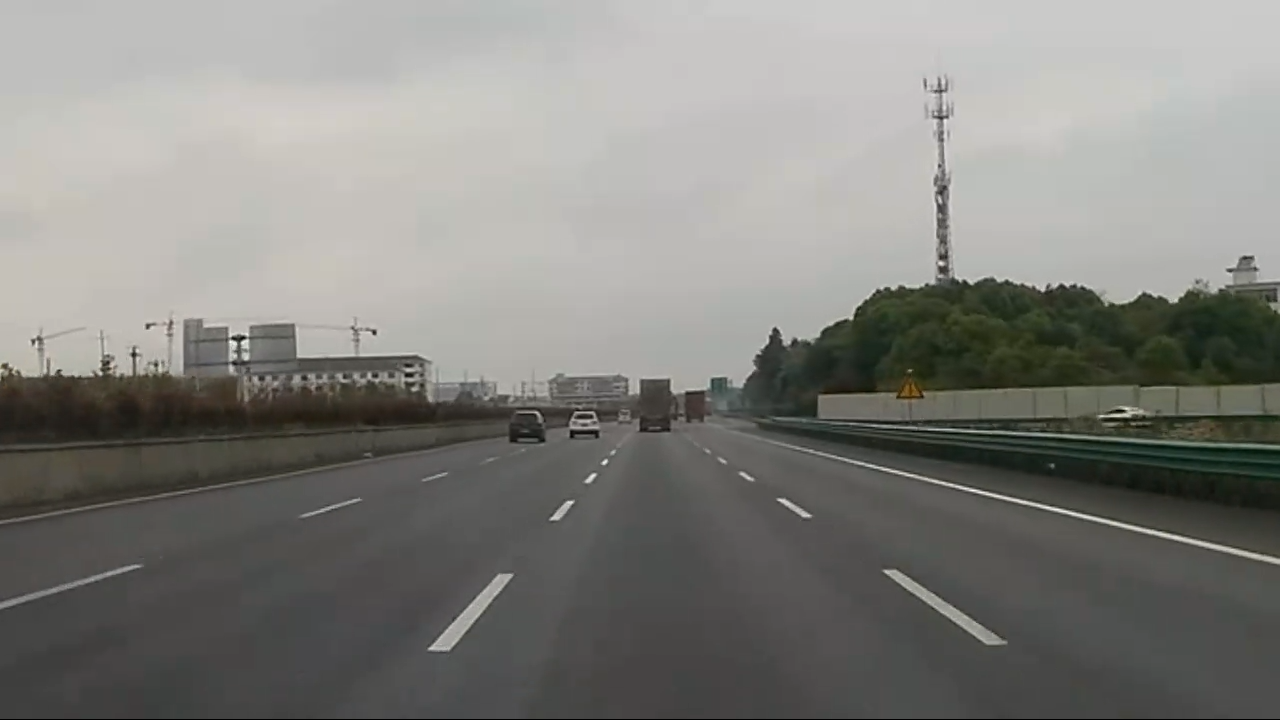
#> input picture 车道检测/img/img/up01.png, 1280 x 720 px
$ python '2仿射变换.py'
#> lines starting #> are read from the running program, lines starting #| are printed output that depends on the picture; after the words box and inside, x2 and y2 are one past the last pixel; in counts of white or black regions, pixels touching at a corner belong together; long printed decimals are rounded
import cv2
import numpy as np

# 原图片
img = cv2.imread("./img/img/up01.png")
#> img is the input picture: shape (720, 1280, 3); mean B, G, R 125, 129.1, 129.5
# 处理后的图片
color_binary = cv2.imread("./panel11.png")
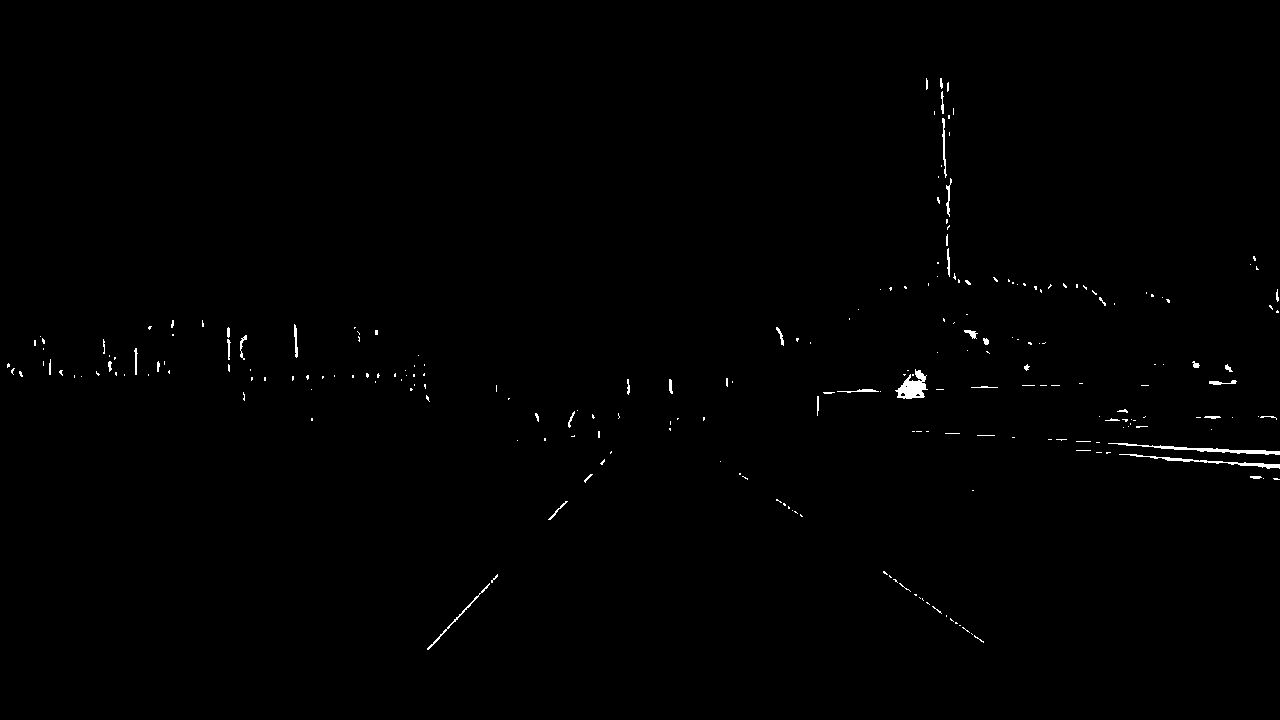
#> input picture 车道检测/panel11.png, 1280 x 720 px
#> color_binary is the input picture: shape (720, 1280, 3); 0.48% white; 239 white regions (195 under 20 px), largest, box (x1, y1, x2, y2) and area: (895, 369, 928, 399) 519, (1108, 443, 1280, 455) 483, (1119, 454, 1280, 469) 398

# 灰度化
color_binary = cv2.cvtColor(color_binary, cv2.COLOR_BGR2GRAY)
img_shape = color_binary.shape
#> img_shape = (720, 1280)
print(img_shape)
#| (720, 1280)
"""
----------------------------------透视变换---------------------------------------------------
汽车进入车道的角度会变化，为了统一使用透视变换使视角统一
仿射变换是一种几何变换，它保持了图像中的直线性和平行性。仿射变换包括平移、缩放、旋转和剪切（shear）等操作。
本质上是一种矩阵计算，矩阵本身就是一种空间变换
这些变换可以组合使用，以实现复杂的图像变换。
"""


"""
1、偏移量设置：
offset_x = 160 和 offset_y = 0：这些偏移量用于调整透视变换后目标图像的位置。
偏移量的选择通常基于实验和图像的具体需求，以确保变换后的图像能够正确地表示车道线.
"""
offset_x = 160
offset_y = 0
"""
2、定义原始图像上的透视变换点：
pts1：这些点定义了原始图像上进行透视变换的四个关键坐标点。定义了需要进行变换的区域
坐标是以图像宽度和高度的比例来表示的，数据类型是np.float32类型的数组。这些点的选择基于图像内容和所需的变换效果。
"""

pts1 = np.float32([
    [img_shape[1] * 0.4, img_shape[0] * 0.7],  # 第一个坐标点,横坐标的图像宽度的0.4倍，纵坐标的图像0.7倍，该例结果为512.0和503.99999999999994
    [img_shape[1] * 0.6, img_shape[0] * 0.7],  # 第二个坐标点,横坐标的图像宽度的0.4倍，纵坐标的图像0.7倍
    [img_shape[1] * 1 / 8, img_shape[0]],  # 第三个坐标点,横坐标的图像宽度的1/8倍，纵坐标就是图像高度
    [img_shape[1] * 7 / 8, img_shape[0]],  # 第四个坐标点,横坐标的图像宽度的7/8倍，纵坐标就是图像高度
])
print(f"放射变换的参数：{img_shape[1] * 0.4, img_shape[0] * 0.7}")
#| 放射变换的参数：(512.0, 504.000)
"""
3、定义目标图像上的透视变换点：
pts2：这些点定义了透视变换后目标图像上的四个点。这些点的坐标根据图像的宽度、高度和偏移量进行计算。
目标点的选择是为了将原始图像的特定区域映射到目标图像的特定位置，以便于后续处理。
"""
pts2 = np.float32([
    [offset_x, offset_y],  # 第一个点变换后的坐标，按照偏移量来定位
    [img_shape[1] - offset_x, offset_y],  # 横坐标根据图片的宽度和偏移量进行计算，纵坐标按照偏移量设置0
    [offset_x, img_shape[0] - offset_y],  # 横坐标按照偏移量，纵坐标根据图像高度和偏移量确定
    [img_shape[1] - offset_x, img_shape[0] - offset_y],

])

"""
4、计算透视变换矩阵：
使用cv2.getPerspectiveTransform(pts1, pts2)函数根据给定的源点集pts1和目标点集pts2计算透视变换矩阵pts。
这个矩阵用于将原始图像透视变换为目标图像。
这里的矩阵就是进行仿射变换的关键，仿射变换是一种矩阵运算。
"""
pts = cv2.getPerspectiveTransform(pts1, pts2)

"""
5、应用透视变换：
使用cv2.warpPerspective(color_binary, pts, (img_shape[1], img_shape[0]))函数对原始图像color_binary进行透视变换，
得到校正后的图像correct_image。变换后的图像与原始图像的宽高保持一致。
"""
correct_image = cv2.warpPerspective(color_binary, pts, (img_shape[1], img_shape[0]))  # img_shape[0]和img_shape[1]是元组
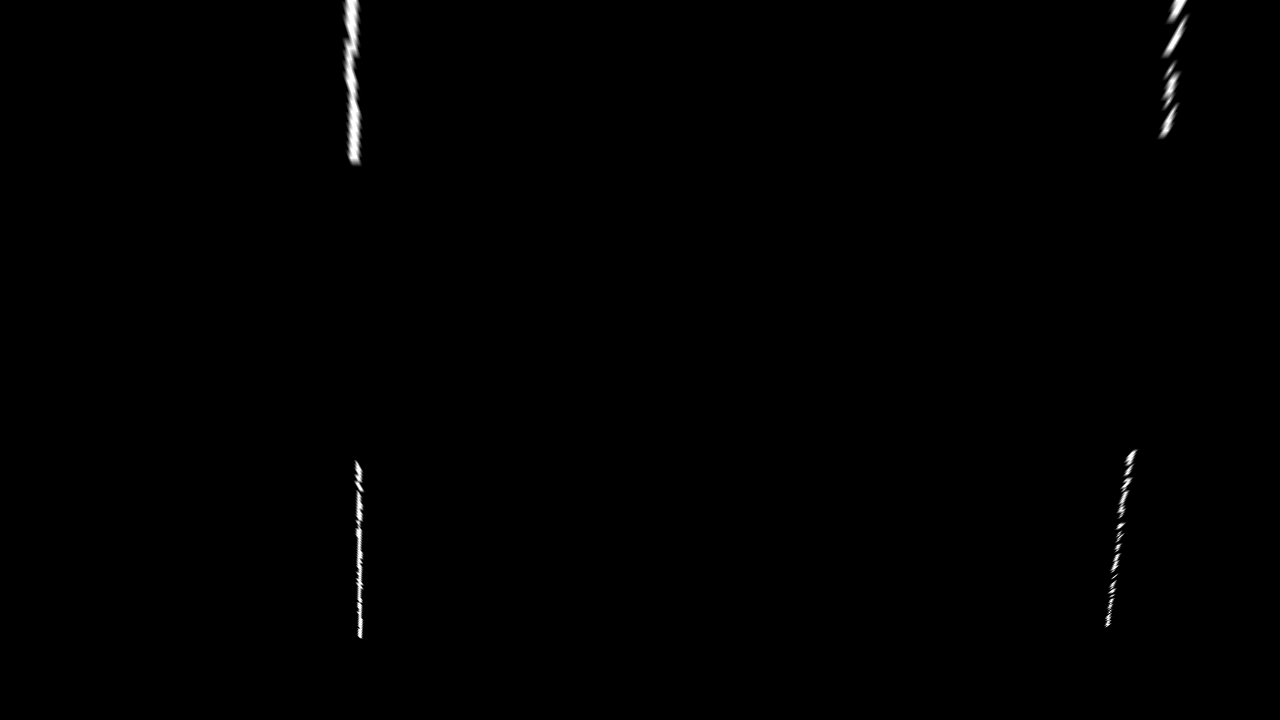
#> correct_image: shape (720, 1280); min 0, max 255, mean 0.9


"""
6、绘制填充矩形：
在correct_image上绘制一个填充矩形，用于标记或处理图像的特定区域。矩形的坐标根据图像的宽度和高度比例计算得出。
"""
cv2.rectangle(correct_image, [int(img_shape[1] * 0.4 + 20), int(img_shape[0] * 0.7)],
              [int(img_shape[1] * 0.6 + 20), int(img_shape[0])],
              color=(0, 0, 0),
              thickness=cv2.FILLED
              )


cv2.imshow("correct_image", correct_image)
cv2.waitKey(0)

# correct_image是一个图片类型，保存的图片命名要跟上后缀用于确定保存格式
# cv2.imwrite("panel2.png", correct_image)
# cv2.waitKey(0)
